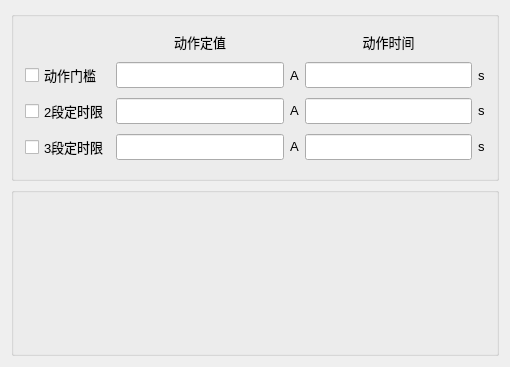
<?xml version="1.0" encoding="UTF-8"?>
<ui version="4.0">
 <class>QCharEditWidget_Syn</class>
 <widget class="QWidget" name="QCharEditWidget_Syn">
  <property name="geometry">
   <rect>
    <x>0</x>
    <y>0</y>
    <width>510</width>
    <height>367</height>
   </rect>
  </property>
  <property name="windowTitle">
   <string>QCharEditWidget_Syn</string>
  </property>
  <layout class="QVBoxLayout" name="verticalLayout">
   <item>
    <widget class="QGroupBox" name="groupBox_3">
     <property name="title">
      <string/>
     </property>
     <layout class="QGridLayout" name="_2">
      <item row="0" column="1">
       <widget class="QLabel" name="label_26">
        <property name="sizePolicy">
         <sizepolicy hsizetype="Minimum" vsizetype="Maximum">
          <horstretch>0</horstretch>
          <verstretch>0</verstretch>
         </sizepolicy>
        </property>
        <property name="font">
         <font>
          <family>Microsoft YaHei UI</family>
          <pointsize>10</pointsize>
         </font>
        </property>
        <property name="text">
         <string>动作定值</string>
        </property>
        <property name="alignment">
         <set>Qt::AlignCenter</set>
        </property>
       </widget>
      </item>
      <item row="2" column="1">
       <widget class="QLineEdit" name="lineEdit_VSet1">
        <property name="maximumSize">
         <size>
          <width>16777215</width>
          <height>16777215</height>
         </size>
        </property>
        <property name="font">
         <font>
          <family>微软雅黑</family>
          <pointsize>10</pointsize>
         </font>
        </property>
       </widget>
      </item>
      <item row="3" column="2">
       <widget class="QLabel" name="label_34">
        <property name="sizePolicy">
         <sizepolicy hsizetype="Maximum" vsizetype="Maximum">
          <horstretch>0</horstretch>
          <verstretch>0</verstretch>
         </sizepolicy>
        </property>
        <property name="font">
         <font>
          <family>Microsoft YaHei UI</family>
          <pointsize>10</pointsize>
         </font>
        </property>
        <property name="text">
         <string>A</string>
        </property>
       </widget>
      </item>
      <item row="3" column="4">
       <widget class="QLabel" name="label_35">
        <property name="sizePolicy">
         <sizepolicy hsizetype="Maximum" vsizetype="Maximum">
          <horstretch>0</horstretch>
          <verstretch>0</verstretch>
         </sizepolicy>
        </property>
        <property name="font">
         <font>
          <family>Microsoft YaHei UI</family>
          <pointsize>10</pointsize>
         </font>
        </property>
        <property name="text">
         <string>s</string>
        </property>
       </widget>
      </item>
      <item row="3" column="3">
       <widget class="QLineEdit" name="lineEdit_TSet2">
        <property name="maximumSize">
         <size>
          <width>16777215</width>
          <height>16777215</height>
         </size>
        </property>
        <property name="font">
         <font>
          <family>微软雅黑</family>
          <pointsize>10</pointsize>
         </font>
        </property>
       </widget>
      </item>
      <item row="2" column="2">
       <widget class="QLabel" name="label_30">
        <property name="font">
         <font>
          <family>Microsoft YaHei UI</family>
          <pointsize>10</pointsize>
         </font>
        </property>
        <property name="text">
         <string>A</string>
        </property>
       </widget>
      </item>
      <item row="4" column="0">
       <widget class="QCheckBox" name="checkBox_Set3">
        <property name="font">
         <font>
          <family>Microsoft YaHei UI</family>
          <pointsize>10</pointsize>
         </font>
        </property>
        <property name="text">
         <string>3段定时限</string>
        </property>
       </widget>
      </item>
      <item row="4" column="3">
       <widget class="QLineEdit" name="lineEdit_TSet3">
        <property name="maximumSize">
         <size>
          <width>16777215</width>
          <height>16777215</height>
         </size>
        </property>
        <property name="font">
         <font>
          <family>微软雅黑</family>
          <pointsize>10</pointsize>
         </font>
        </property>
       </widget>
      </item>
      <item row="3" column="0">
       <widget class="QCheckBox" name="checkBox_Set2">
        <property name="font">
         <font>
          <family>Microsoft YaHei UI</family>
          <pointsize>10</pointsize>
         </font>
        </property>
        <property name="text">
         <string>2段定时限</string>
        </property>
       </widget>
      </item>
      <item row="0" column="3">
       <widget class="QLabel" name="label_27">
        <property name="font">
         <font>
          <family>Microsoft YaHei UI</family>
          <pointsize>10</pointsize>
         </font>
        </property>
        <property name="text">
         <string>动作时间</string>
        </property>
        <property name="alignment">
         <set>Qt::AlignCenter</set>
        </property>
       </widget>
      </item>
      <item row="2" column="4">
       <widget class="QLabel" name="label_31">
        <property name="font">
         <font>
          <family>Microsoft YaHei UI</family>
          <pointsize>10</pointsize>
         </font>
        </property>
        <property name="text">
         <string>s</string>
        </property>
       </widget>
      </item>
      <item row="4" column="1">
       <widget class="QLineEdit" name="lineEdit_VSet3">
        <property name="maximumSize">
         <size>
          <width>16777215</width>
          <height>16777215</height>
         </size>
        </property>
        <property name="font">
         <font>
          <family>微软雅黑</family>
          <pointsize>10</pointsize>
         </font>
        </property>
       </widget>
      </item>
      <item row="3" column="1">
       <widget class="QLineEdit" name="lineEdit_VSet2">
        <property name="maximumSize">
         <size>
          <width>16777215</width>
          <height>16777215</height>
         </size>
        </property>
        <property name="font">
         <font>
          <family>微软雅黑</family>
          <pointsize>10</pointsize>
         </font>
        </property>
       </widget>
      </item>
      <item row="4" column="2">
       <widget class="QLabel" name="label_38">
        <property name="sizePolicy">
         <sizepolicy hsizetype="Maximum" vsizetype="Maximum">
          <horstretch>0</horstretch>
          <verstretch>0</verstretch>
         </sizepolicy>
        </property>
        <property name="font">
         <font>
          <family>Microsoft YaHei UI</family>
          <pointsize>10</pointsize>
         </font>
        </property>
        <property name="text">
         <string>A</string>
        </property>
       </widget>
      </item>
      <item row="4" column="4">
       <widget class="QLabel" name="label_39">
        <property name="sizePolicy">
         <sizepolicy hsizetype="Maximum" vsizetype="Maximum">
          <horstretch>0</horstretch>
          <verstretch>0</verstretch>
         </sizepolicy>
        </property>
        <property name="font">
         <font>
          <family>Microsoft YaHei UI</family>
          <pointsize>10</pointsize>
         </font>
        </property>
        <property name="text">
         <string>s</string>
        </property>
       </widget>
      </item>
      <item row="2" column="3">
       <widget class="QLineEdit" name="lineEdit_TSet1">
        <property name="maximumSize">
         <size>
          <width>16777215</width>
          <height>16777215</height>
         </size>
        </property>
        <property name="font">
         <font>
          <family>微软雅黑</family>
          <pointsize>10</pointsize>
         </font>
        </property>
       </widget>
      </item>
      <item row="2" column="0">
       <widget class="QCheckBox" name="m_chkDoor">
        <property name="font">
         <font>
          <family>Microsoft YaHei UI</family>
          <pointsize>10</pointsize>
         </font>
        </property>
        <property name="text">
         <string>动作门槛</string>
        </property>
       </widget>
      </item>
     </layout>
     <zorder>label_27</zorder>
     <zorder>label_30</zorder>
     <zorder>m_chkDoor</zorder>
     <zorder>label_31</zorder>
     <zorder>lineEdit_VSet1</zorder>
     <zorder>lineEdit_TSet1</zorder>
     <zorder>lineEdit_TSet2</zorder>
     <zorder>label_34</zorder>
     <zorder>checkBox_Set2</zorder>
     <zorder>lineEdit_VSet2</zorder>
     <zorder>lineEdit_VSet3</zorder>
     <zorder>checkBox_Set3</zorder>
     <zorder>label_38</zorder>
     <zorder>lineEdit_TSet3</zorder>
     <zorder>label_35</zorder>
     <zorder>label_39</zorder>
     <zorder>label_26</zorder>
    </widget>
   </item>
   <item>
    <layout class="QGridLayout" name="GroupGrid">
     <item row="0" column="0">
      <widget class="QGroupBox" name="groupBox">
       <property name="title">
        <string/>
       </property>
      </widget>
     </item>
    </layout>
   </item>
   <item>
    <layout class="QHBoxLayout" name="horizontalLayout"/>
   </item>
  </layout>
 </widget>
 <layoutdefault spacing="6" margin="11"/>
 <resources/>
 <connections/>
</ui>
